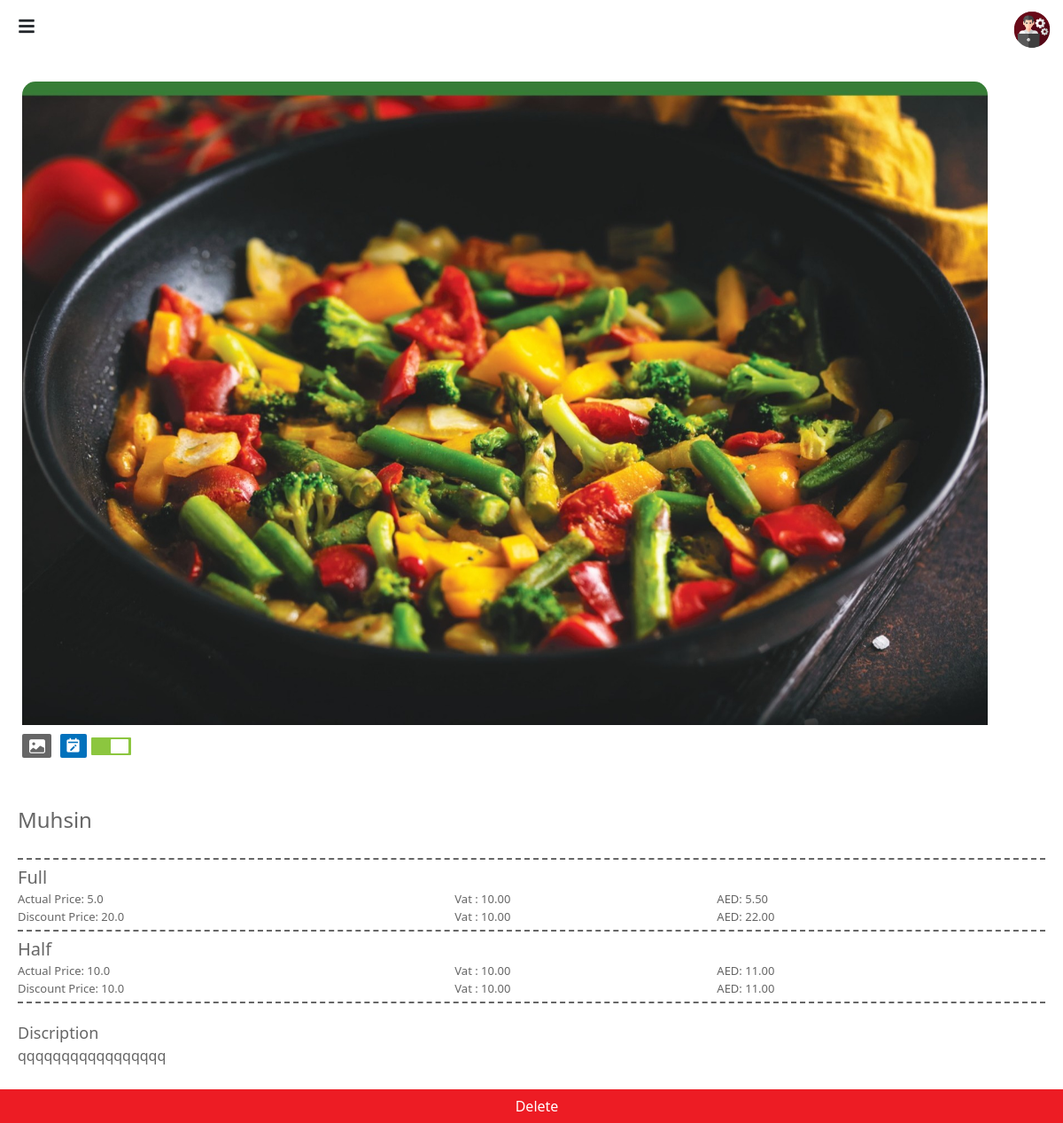
The app's page /product/33/ (signed in), older data.
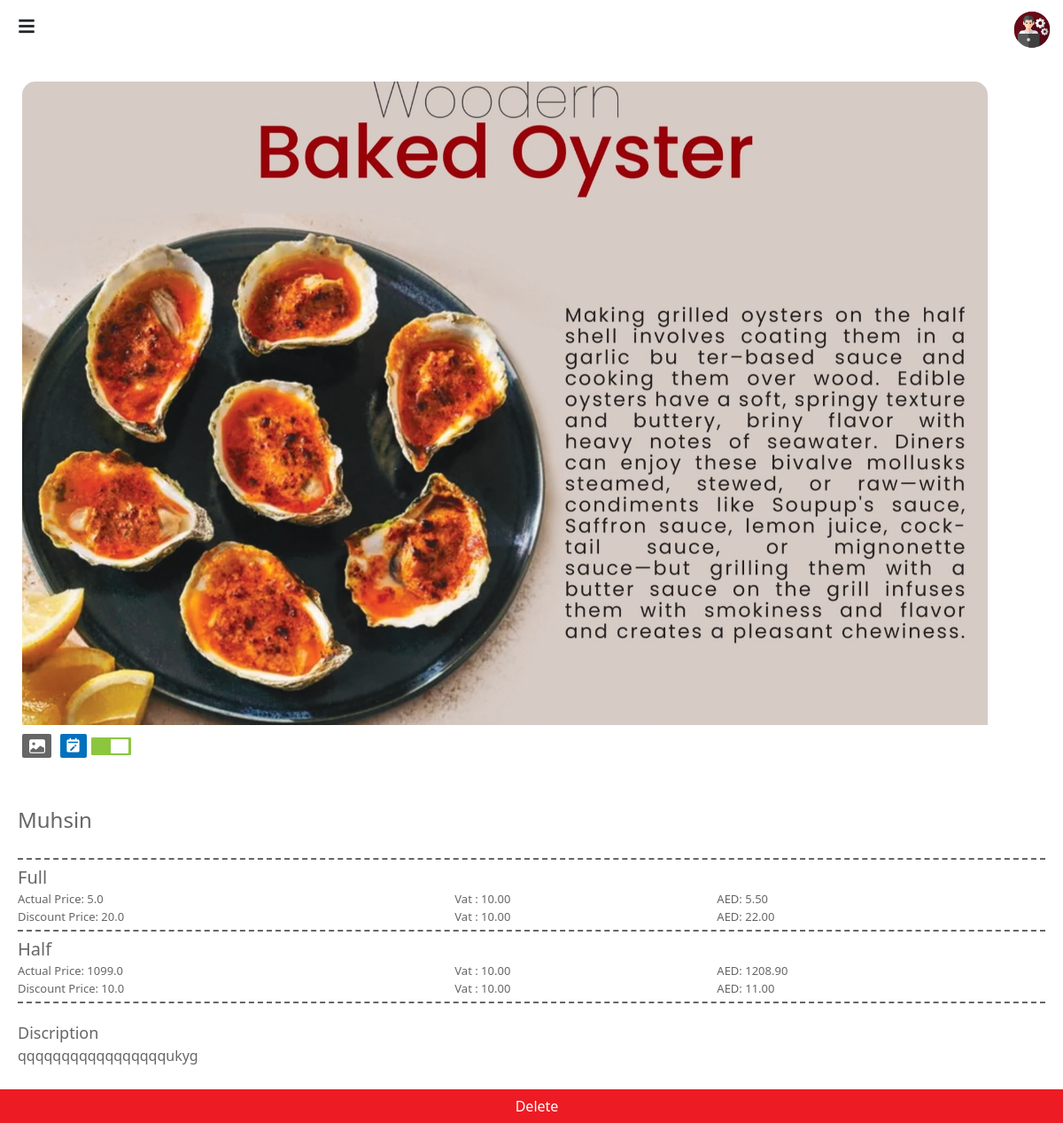
The same page, newer data.
### adminapp/models.py (models this page shows, shortened)
class Product(models.Model):
    name = models.CharField(max_length=100)
    category = models.ManyToManyField(Category)
    image = models.ImageField(upload_to='product_image', null=True)
    description = models.CharField(max_length=100, null=True)
    availability = models.BooleanField(default=False)

class ProductPrice(models.Model):
    product = models.ForeignKey(Product, on_delete=models.CASCADE)
    name = models.CharField(max_length=50)
    actual_price = models.FloatField()
    discount_price = models.FloatField(null=True, blank=True)
    tax = models.DecimalField(max_digits=5, decimal_places=2)
    def calculate_actual_price_with_tax(self):
        price = self.actual_price
        tax_amount = Decimal(price) * Decimal(self.tax) / 100
        actual_price_with_tax = Decimal(price) + tax_amount
        return actual_price_with_tax
    def calculate_discount_price_with_tax(self):
        if self.discount_price is not None:  # Check if discount price is available
            price = self.discount_price
        else:
            price = self.actual_price
        tax_amount = Decimal(price) * Decimal(self.tax) / 100
        discount_price_with_tax = Decimal(price) + tax_amount
        return discount_price_with_tax

### adminapp/views.py (the view)
# urls.py: path('product/<int:product_id>/', views.product_detail, name='product_detail'),
@login_required
def product_detail(request, product_id):
    product = get_object_or_404(Product, pk=product_id)
    product_prices = product.productprice_set.all()
    for price in product_prices:
        price.actual_price_with_tax = price.calculate_actual_price_with_tax()
        price.discount_price_with_tax = price.calculate_discount_price_with_tax()
    return render(request, 'product_detail.html', {'product': product, 'product_prices': product_prices})

### adminapp/templates/product_detail.html (shortened to what this page needs)
<!DOCTYPE html>
{% load static %}
<html lang="en">
<head>
    <link href="https://cdn.jsdelivr.net/npm/bootstrap@5.3.0-alpha3/dist/css/bootstrap.min.css" rel="stylesheet">
    <link rel="stylesheet" href="https://cdn.jsdelivr.net/npm/bootstrap-icons@1.10.5/font/bootstrap-icons.css">
    <link href='https://unpkg.com/boxicons@2.1.4/css/boxicons.min.css' rel='stylesheet'>
	<link rel="stylesheet" href="https://cdnjs.cloudflare.com/ajax/libs/font-awesome/5.15.4/css/all.min.css">
	<link rel="stylesheet" href="{% static 'css/product-detail.css' %}">
	<link rel="stylesheet" href="{% static 'css/animated.css' %}">
</head>
<body>
    <header>
        <div class="menu-icon" id="menuIcon">
            <i class="fas fa-bars"></i>
        </div>
        <div class="admin-profile">
            <img src="{% static 'images/admin.png' %}" alt="Image" width="50px" style="padding-top: 10px; margin-right: 10px;">
        </div>
    </header>
	<div class="container ">
		<div class="row">
		  	<div class="col-12 zoomIn">
				<div class="product-image">
					<img src="{{ product.image.url }}" alt="" class="centered-image">
				</div>
		  	</div>
		  	<div class="col-12 fade-in-left">
				<div class="buttons">
					<span>
						<a href="{% url 'edit_product_image' product_id=product.id %}" style="text-decoration: none;">
							<i class='bi bi-image-fill' style="background-color: #666666; color: #fff; padding-top: 1px;
																	padding-bottom: 2px; padding-left: 8px; padding-right: 7px;
																	border-radius: 2px; font-size: 18px;">
							</i>
						</a>
					</span>
					<span style="padding-left: 10px;">
						<a href="{% url 'edit_product' product.id %}" style="text-decoration: none;">
							<i class='bx bxs-calendar-edit' style="background-color: #0071bc; color: #fff; padding-top: 3px;
																	padding-bottom: 5px; padding-left: 5px; padding-right: 6px;
																	border-radius: 2px; font-size: 19px;">
							</i>
						</a>
					</span>
					<span style="padding-left: 5px;">
						<label class="switch">
							<span class="slider round"></span>
						</label>
					</span>
				</div>
		  	</div>
		</div>
	</div>
	<div class="items fade-up">
		<div class="product-name" >
			<h4>{{ product.name }}</h4>
		</div>
		{% for price in product_prices %}
			<div  class="price-name">
				{{ price.name }}
			</div>
			<div class="row" style="font-size: 13px; color: #666666;">
				<div class="col-5">
					<span>Actual Price: {{ price.actual_price }}</span>
				</div>
				<div class="col-3">
					<span>Vat :</span> <span>{{ price.tax }}</span>
				</div>
				<div class="col-4" style="font-weight: 500;">
					<span>AED:</span> <span>{{ price.actual_price_with_tax }}</span>
				</div>
			</div>
			<div class="row" style="font-size: 13px; padding-bottom: 5px; color: #666666;">
				<div class="col-5">
					<span>Discount Price: {{ price.discount_price }}</span>
				</div>
				<div class="col-3">
					<span>Vat :</span> <span>{{ price.tax }}</span>
				</div>
				<div class="col-4" style="font-weight: 500;">
					<span>AED:</span> <span>{{ price.discount_price_with_tax }}</span>
				</div>
			</div>
		{% endfor %}
		<div class="discription">
			<div style=" font-size: 18px; font-weight: 400;">Discription</div>
			<p>{{ product.description }}</p>
		</div>
	</div>
	<br>
	<br>
	<div class="delete-button">
		<a href="{% url 'product_delete' product.id %}" onclick="return confirm('Are you sure you want to cancel this order ?')">
			<button class="btn delete">
				Delete
			</button>
		</a>
	</div>
</body>
</html>

Row changes from the older to the newer data that the page shows:
changed Product "Muhsin": image: a different picture; description "qqqqqqqqqqqqqqqqq" → "qqqqqqqqqqqqqqqqqukyg"
changed ProductPrice "Half": actual_price "10.0" → "1099.0"; actual_price_with_tax "11.00" → "1208.90"
